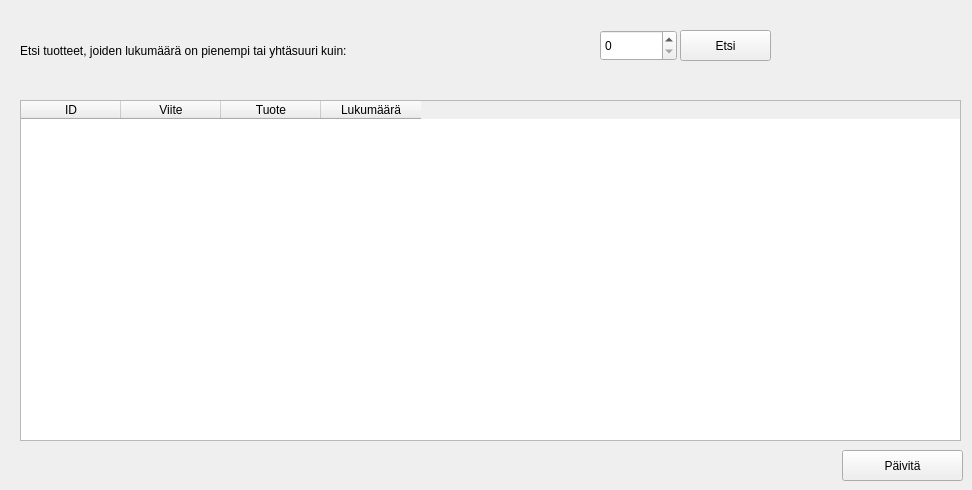
    <widget class="QWidget" name="tab">
     <attribute name="title">
      <string>Tuotteet varastossa</string>
     </attribute>
     <widget class="QLabel" name="label_3">
      <property name="geometry">
       <rect>
        <x>20</x>
        <y>10</y>
        <width>571</width>
        <height>81</height>
       </rect>
      </property>
      <property name="styleSheet">
       <string notr="true">font: 75 16pt &quot;Arial&quot;;</string>
      </property>
      <property name="text">
       <string>Etsi tuotteet, joiden lukumäärä on pienempi tai yhtäsuuri kuin:</string>
      </property>
     </widget>
     <widget class="QTableWidget" name="table">
      <property name="geometry">
       <rect>
        <x>20</x>
        <y>100</y>
        <width>941</width>
        <height>341</height>
       </rect>
      </property>
      <property name="styleSheet">
       <string notr="true">
font: 14pt &quot;Arial&quot;;</string>
      </property>
      <column>
       <property name="text">
        <string>ID</string>
       </property>
      </column>
      <column>
       <property name="text">
        <string>Viite</string>
       </property>
      </column>
      <column>
       <property name="text">
        <string>Tuote</string>
       </property>
      </column>
      <column>
       <property name="text">
        <string>Lukumäärä</string>
       </property>
      </column>
     </widget>
     <widget class="QSpinBox" name="laskuri">
      <property name="geometry">
       <rect>
        <x>600</x>
        <y>30</y>
        <width>77</width>
        <height>31</height>
       </rect>
      </property>
      <property name="styleSheet">
       <string notr="true">font: 75 12pt &quot;MS Shell Dlg 2&quot;;</string>
      </property>
     </widget>
     <widget class="QPushButton" name="etsi">
      <property name="geometry">
       <rect>
        <x>680</x>
        <y>30</y>
        <width>91</width>
        <height>31</height>
       </rect>
      </property>
      <property name="styleSheet">
       <string notr="true">font: 14pt &quot;Arial&quot;;</string>
      </property>
      <property name="text">
       <string>Etsi</string>
      </property>
     </widget>
     <widget class="QPushButton" name="paivita">
      <property name="geometry">
       <rect>
        <x>842</x>
        <y>450</y>
        <width>121</width>
        <height>31</height>
       </rect>
      </property>
      <property name="styleSheet">
       <string notr="true">font: 14pt &quot;Arial&quot;;</string>
      </property>
      <property name="text">
       <string>Päivitä</string>
      </property>
     </widget>
    </widget>
